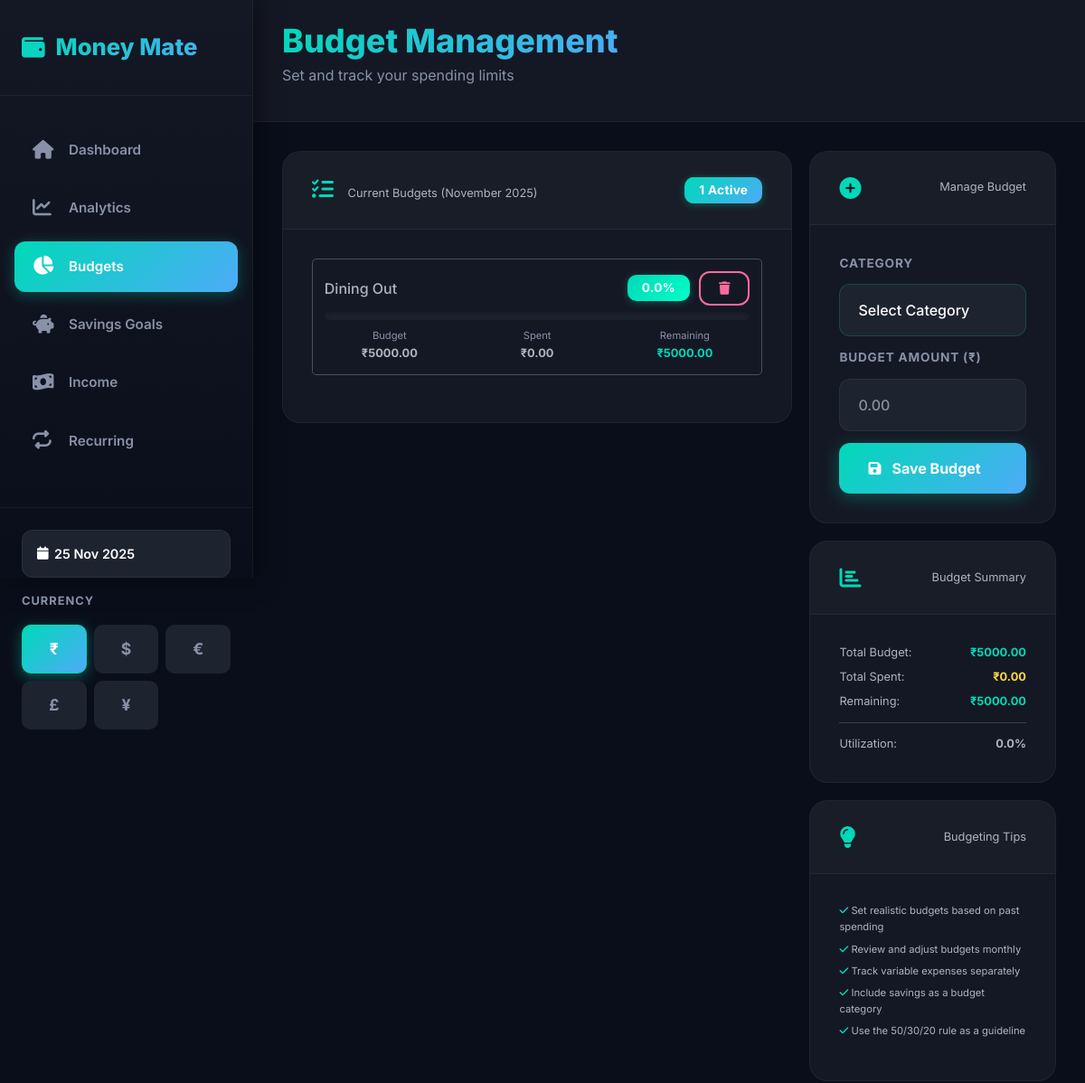
The page /budgets (upper part) on the database as committed earlier.
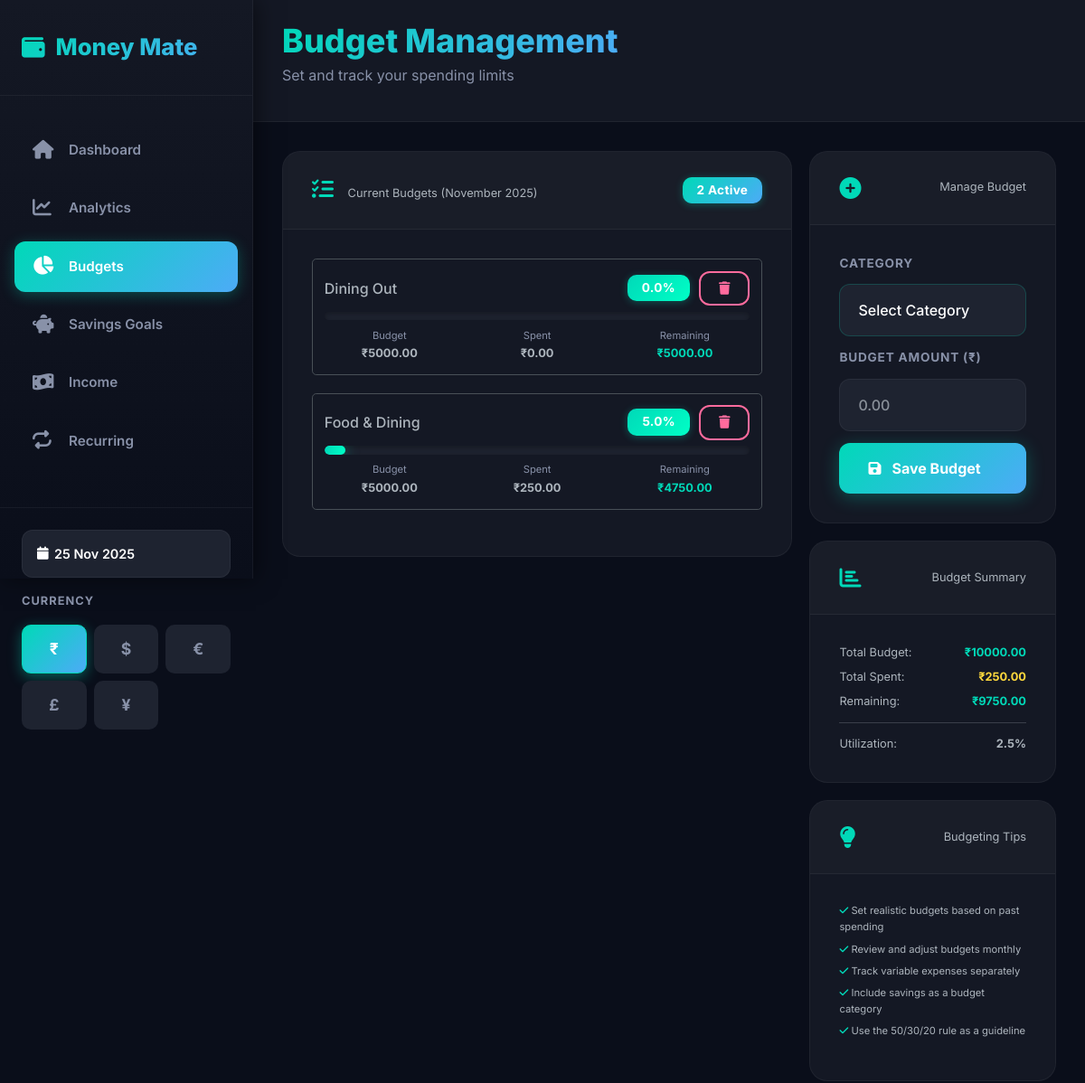
The same page on the database as committed later.
### models.py (models this page shows, shortened)
class Budget(db.Model):
    __tablename__ = 'budget'
    id = db.Column(db.Integer, primary_key=True)
    category = db.Column(db.String(50), nullable=False)
    amount = db.Column(Numeric(precision=10, scale=2), nullable=False)
    month = db.Column(db.Integer, nullable=False)
    year = db.Column(db.Integer, nullable=False)
    created_at = db.Column(db.DateTime, default=datetime.utcnow)
    __table_args__ = (
        db.UniqueConstraint('category', 'month', 'year', name='uix_category_month_year'),
        db.Index('idx_month_year', 'month', 'year'),
    )

### app.py (the view, shortened to what this page needs)
@app.route("/budgets", methods=["GET", "POST"])
def budgets():
    currency = get_currency()
    today = datetime.now()
    current_month = today.month
    current_year = today.year
    budgets = Budget.query.filter_by(month=current_month, year=current_year).all()
    first_day = today.replace(day=1).date()
    month_expenses = Expense.query.filter(Expense.date >= first_day).all()
    category_spending = defaultdict(float)
    for e in month_expenses:
        category_spending[e.category] += convert_amount(e.amount, currency)
    budget_data = []
    total_budget = 0
    total_spent = 0
    for budget in budgets:
        budget_amount = convert_amount(budget.amount, currency)
        spent = category_spending.get(budget.category, 0)
        remaining = budget_amount - spent
        percentage = (spent / budget_amount * 100) if budget_amount > 0 else 0
        status = "success" if percentage < 80 else "warning" if percentage < 100 else "danger"
        budget_data.append({
            'id': budget.id,
            'category': budget.category,
            'budget': budget_amount,
            'spent': spent,
            'remaining': remaining,
            'percentage': percentage,
            'status': status
        })
        total_budget += budget_amount
        total_spent += spent
    all_expenses = Expense.query.all()
    categories = sorted(set(e.category for e in all_expenses))
    return render_template(
        "budgets.html",
        budget_data=budget_data,
        categories=categories,
        current_month=calendar.month_name[current_month],
        current_year=current_year,
        total_budget=total_budget,
        total_spent=total_spent
    )

### app.py (called while the page is built, shortened)
def get_currency():
    return session.get('currency', '₹')

def get_currency_rate(currency):
    return CURRENCY_RATES.get(currency, CURRENCY_RATES['₹'])['rate']

def convert_amount(amount, target_currency='₹'):
    rate = get_currency_rate(target_currency)
    return float(amount) * rate

def get_conversion_info(currency):
    if currency == '₹':
        return None

@app.context_processor
def inject_global_vars():
    currency = get_currency()
    return {
        'datetime': datetime,
        'currency': currency,
        'get_currency': get_currency,
        'conversion_info': get_conversion_info(currency),
        'currency_name': CURRENCY_RATES[currency]['name']
    }

### templates/budgets.html (shortened to what this page needs)
{% extends "base.html" %}
{% block page_title %}Budget Management{% endblock %}
{% block page_subtitle %}Set and track your spending limits{% endblock %}
{% block content %}
<div class="row">
    <div class="col-lg-8">
        <div class="card mb-4">
            <div class="card-header d-flex justify-content-between align-items-center">
                <span><i class="fas fa-list-check"></i> Current Budgets ({{ current_month }} {{ current_year }})</span>
                <span class="badge bg-primary">{{ budget_data|length }} Active</span>
            </div>
            <div class="card-body">
                {% if budget_data %}
                    {% for budget in budget_data %}
                    <div class="budget-item mb-4 p-3 border rounded">
                        <div class="d-flex justify-content-between align-items-center mb-2">
                            <h5 class="mb-0">{{ budget.category }}</h5>
                            <div>
                                <span class="badge bg-{{ budget.status }} me-2">
                                    {{ "%.1f"|format(budget.percentage) }}%
                                </span>
                                <form action="/delete_budget/{{ budget.id }}" method="POST" style="display: inline;">
                                    <button type="submit" class="btn btn-sm btn-outline-danger" onclick="return confirm('Delete this budget?')">
                                        <i class="fas fa-trash"></i>
                                    </button>
                                </form>
                            </div>
                        </div>
                        <div class="progress mb-2" style="height: 12px;">
                            <div class="progress-bar bg-{{ budget.status }}"
                                 role="progressbar"
                                 style="width: {{ budget.percentage }}%"
                                 aria-valuenow="{{ budget.percentage }}"
                                 aria-valuemin="0"
                                 aria-valuemax="100">
                            </div>
                        </div>
                        <div class="row text-center">
                            <div class="col-4">
                                <small class="text-muted">Budget</small>
                                <div class="fw-bold">{{ currency }}{{ "%.2f"|format(budget.budget) }}</div>
                            </div>
                            <div class="col-4">
                                <small class="text-muted">Spent</small>
                                <div class="fw-bold">{{ currency }}{{ "%.2f"|format(budget.spent) }}</div>
                            </div>
                            <div class="col-4">
                                <small class="text-muted">Remaining</small>
                                <div class="fw-bold text-{{ 'success' if budget.remaining > 0 else 'danger' }}">
                                    {{ currency }}{{ "%.2f"|format(budget.remaining) }}
                                </div>
                            </div>
                        </div>
                    </div>
                    {% endfor %}
                {% else %}
                <div class="text-center py-4">
                    <i class="fas fa-wallet display-1 text-muted"></i>
                    <h5 class="mt-3">No budgets set</h5>
                    <p class="text-muted">Create your first budget below to start tracking!</p>
                </div>
                {% endif %}
            </div>
        </div>
    </div>
    <div class="col-lg-4">
        <div class="card mb-4">
            <div class="card-header">
                <i class="fas fa-plus-circle"></i> {% if budget_data %}Manage{% else %}Create{% endif %} Budget
            </div>
            <div class="card-body">
                <form method="POST">
                    <div class="mb-3">
                        <label for="category" class="form-label">Category</label>
                        <select id="category" name="category" class="form-select" required>
                            <option value="">Select Category</option>
                        </select>
                    </div>
                    <div class="mb-3">
                        <label for="amount" class="form-label">Budget Amount ({{ currency }})</label>
                        <input type="number" id="amount" name="amount" class="form-control"
                               placeholder="0.00" step="0.01" min="0.01" required>
                    </div>
                    <button type="submit" class="btn btn-primary w-100">
                        <i class="fas fa-save"></i> Save Budget
                    </button>
                </form>
            </div>
        </div>
        <div class="card mb-4">
            <div class="card-header">
                <i class="fas fa-chart-bar"></i> Budget Summary
            </div>
            <div class="card-body">
                <div class="d-flex justify-content-between mb-2">
                    <span>Total Budget:</span>
                    <strong class="text-primary">{{ currency }}{{ "%.2f"|format(total_budget) }}</strong>
                </div>
                <div class="d-flex justify-content-between mb-2">
                    <span>Total Spent:</span>
                    <strong class="text-warning">{{ currency }}{{ "%.2f"|format(total_spent) }}</strong>
                </div>
                <div class="d-flex justify-content-between mb-2">
                    <span>Remaining:</span>
                    <strong class="text-success">{{ currency }}{{ "%.2f"|format(total_budget - total_spent) }}</strong>
                </div>
                <hr>
                <div class="d-flex justify-content-between">
                    <span>Utilization:</span>
                    <strong>{{ "%.1f"|format((total_spent / total_budget * 100) if total_budget > 0 else 0) }}%</strong>
                </div>
            </div>
        </div>
        <div class="card">
            <div class="card-header">
                <i class="fas fa-lightbulb"></i> Budgeting Tips
            </div>
            <div class="card-body">
                <ul class="list-unstyled small">
                    <li class="mb-2"><i class="fas fa-check text-success"></i> Set realistic budgets based on past spending</li>
                    <li class="mb-2"><i class="fas fa-check text-success"></i> Review and adjust budgets monthly</li>
                    <li class="mb-2"><i class="fas fa-check text-success"></i> Track variable expenses separately</li>
                    <li class="mb-2"><i class="fas fa-check text-success"></i> Include savings as a budget category</li>
                    <li><i class="fas fa-check text-success"></i> Use the 50/30/20 rule as a guideline</li>
                </ul>
            </div>
        </div>
    </div>
</div>
{% endblock %}

### templates/base.html (shortened to what this page needs)
<!DOCTYPE html>
<html lang="en" data-bs-theme="dark">
<head>
    <link href="https://cdn.jsdelivr.net/npm/bootstrap@5.3.0/dist/css/bootstrap.min.css" rel="stylesheet">
    <link href="https://cdnjs.cloudflare.com/ajax/libs/font-awesome/6.4.0/css/all.min.css" rel="stylesheet">
    <link rel="stylesheet" href="https://cdn.jsdelivr.net/npm/bootstrap-icons@1.11.1/font/bootstrap-icons.css">
    <link href="{{ url_for('static', filename='style.css') }}" rel="stylesheet">
</head>
<body>
    <div class="app-container">
        <nav class="sidebar">
            <div class="sidebar-header">
                <a class="navbar-brand" href="{{ url_for('index') }}">
                    <i class="fas fa-wallet"></i>
                    <span>Money Mate</span>
                </a>
            </div>
            <ul class="sidebar-nav">
                <li class="nav-item">
                    <a class="nav-link {% if request.endpoint == 'index' %}active{% endif %}"
                        href="{{ url_for('index') }}">
                        <i class="fas fa-home"></i>
                        <span>Dashboard</span>
                    </a>
                </li>
                <li class="nav-item">
                    <a class="nav-link {% if request.endpoint == 'analytics' %}active{% endif %}"
                        href="{{ url_for('analytics') }}">
                        <i class="fas fa-chart-line"></i>
                        <span>Analytics</span>
                    </a>
                </li>
                <li class="nav-item">
                    <a class="nav-link {% if request.endpoint == 'budgets' %}active{% endif %}"
                        href="{{ url_for('budgets') }}">
                        <i class="fas fa-chart-pie"></i>
                        <span>Budgets</span>
                    </a>
                </li>
                <li class="nav-item">
                    <a class="nav-link {% if request.endpoint == 'savings' %}active{% endif %}"
                        href="{{ url_for('savings') }}">
                        <i class="fas fa-piggy-bank"></i>
                        <span>Savings Goals</span>
                    </a>
                </li>
                <li class="nav-item">
                    <a class="nav-link {% if request.endpoint == 'income' %}active{% endif %}"
                        href="{{ url_for('income') }}">
                        <i class="fas fa-money-bill-wave"></i>
                        <span>Income</span>
                    </a>
                </li>
                <li class="nav-item">
                    <a class="nav-link {% if request.endpoint == 'recurring' %}active{% endif %}"
                        href="{{ url_for('recurring') }}">
                        <i class="fas fa-repeat"></i>
                        <span>Recurring</span>
                    </a>
                </li>
            </ul>
            <div class="sidebar-footer">
                <div class="date-display">
                    <i class="fas fa-calendar me-2"></i>
                    {{ datetime.now().strftime('%d %b %Y') }}
                </div>
                <div class="currency-selector-wrapper">
                    <div class="currency-selector-title">Currency</div>
                    <div class="btn-group">
                        {% for curr in ['₹', '$', '€', '£', '¥'] %}
                        <a href="{{ url_for('set_currency_route', currency=curr) }}"
                            class="currency-btn {% if currency == curr %}active{% endif %}">
                            {{ curr }}
                        </a>
                        {% endfor %}
                    </div>
                </div>
            </div>
        </nav>
        <div class="main-content">
            <div class="top-bar">
                <div class="page-title">
                    <h1>{% block page_title %}Dashboard{% endblock %}</h1>
                    <p>{% block page_subtitle %}Track and manage your expenses efficiently{% endblock %}</p>
                </div>
            </div>
            <div class="content-area">
                {% block content %}{% endblock %}
            </div>
        </div>
    </div>
</body>
</html>

Rows that differ between the two databases and show on the page:
added Budget: category "Food & Dining", percentage "5.0", currency "₹", budget "5000.00", spent "250.00", remaining "4750.00"
Other text that changed with them:
{{ budget_data|length }}: "1" → "2"
{{ "%.2f"|format(total_budget) }}: "5000.00" → "10000.00"
{{ "%.2f"|format(total_spent) }}: "0.00" → "250.00"
{{ "%.2f"|format(total_budget - total_spent) }}: "5000.00" → "9750.00"
text no longer shown: "0.0"
text now shown: "2.5"
